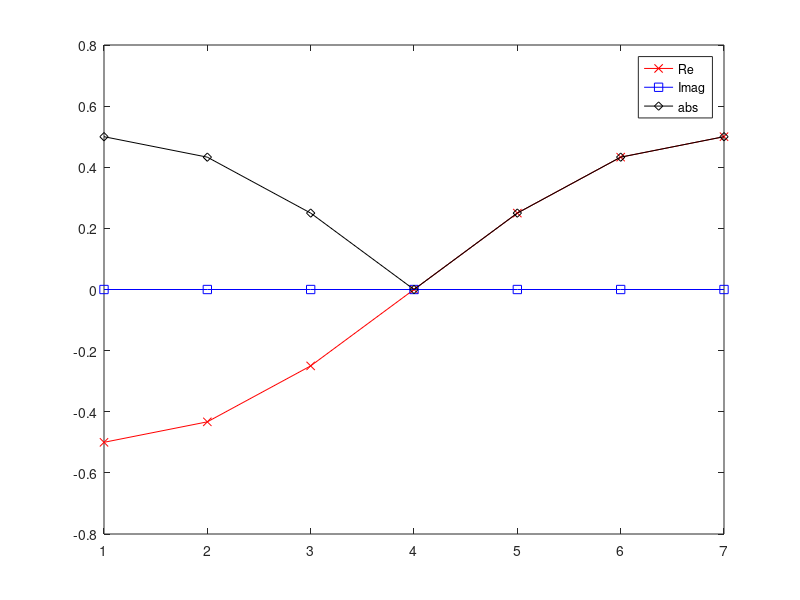

This chart was generated by the following MATLAB code:
% set number of grid points
N  = 7; % note this is off by one from the notes

% c*dt/dx
CFL = 0.8;

% flag to indicate BC type
iBC = 1;

A = zeros(N,N);

% interior discretization
for i = 2:N-1
  A(i,i+1) = 1;
  A(i,i)   = -2;
  A(i,i-1) = 1;
end

% discretization plus BC
if( iBC == 1 )
  A(1,1) = -2+0;
  A(1,2) = 1+1;
  
  A(N,N)   = -2+0;
  A(N,N-1) = 1+1;
elseif( iBC == 2 )
  A(1,1) = -2-3/2;
  A(1,2) = 1+6/2;
  A(1,3) = 0-1/2;
  
  A(N,N)   = -2-3/2;
  A(N,N-1) = 1+6/2;
  A(N,N-2) = 0-1/2;
elseif( iBC == 3 )
  A(1,1) = -2;
  A(1,2) = 1-1;
  
  A(N,N)   = -2;
  A(N,N-1) = 1-1;
elseif( iBC == 4 )
  A(1,1) = -2;
  A(1,2) = 1-3;
  A(1,3) = 0+1;
  
  A(N,N)   = -2;
  A(N,N-1) = 1-3;
  A(N,N-2) = 0+1;
end
A
pause

[V,D] = eig(A);
for iv = 1:N
  VV = V(:,iv);
  plot( [1:N]',real(VV),'r-x', [1:N]',imag(VV),'b-s', [1:N]',abs(VV),'k-d' );
  legend( 'Re', 'Imag', 'abs' );
  sigma = D(iv,iv);
  b = (2+CFL^2*sigma)/2;
  ap = b+sqrt(b^2-1);
  am = b-sqrt(b^2-1);
  fprintf( '%i: ap=%s, am=%s,  |a|=%e\n', iv, num2str(ap), num2str(am), norm(ap) );
  
  pause
end

